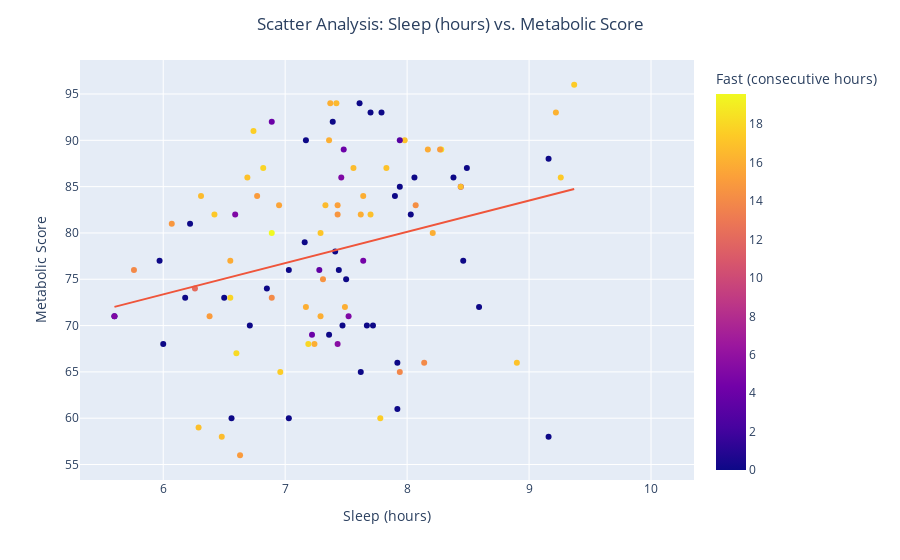

This figure's notebook cell:
### Code cell
fig = pt.plotly_scatter(dataset=all_data, 
                        x_selection="Sleep (hours)",
                        y_selection="Metabolic Score",
                        color_selection="Fast (consecutive hours)",
                        hover=[all_data.index]
                       )
fig.show()

### Figure 1 — Plotly figure (JSON) as saved in the notebook; plotly's stock layout.template omitted (floating-point values rounded to 4 significant figures)
{"data": [{"customdata": [[0], [1], [2], [3], [4], [5], [6], [7], [8], [9], [10], [11], [12], [13], [14], [15], [16], [17], [18], [19], [20], [21], [22], [23], [24], [25], [26], [27], [28], [29], [30], [31], [32], [33], [34], [35], [36], [37], [38], [39], [40], [41], [42], [43], [44], [45], [46], [47], [48], [49], [50], [51], [52], [53], [54], [55], [56], [57], [58], [59], [60], [61], [62], [63], [64], [65], [66], [67], [68], [69], [70], [71], [72], [73], [74], [75], [76], [77], [78], [79], [80], [81], [82], [83], [84], [85], [86], [87], [88], [89], [90], [91], [92], [93], [94], [95], [96], [97], [98], [99], [100], [101], [102], [103], [104], [105], [106], [107], [108], [109], [110], [111], [112], [113], [114], [115], [116], [117], [118], [119], [120], [121], [122], [123], [124], [125]], "hovertemplate": "Sleep (hours)=%{x}<br>Metabolic Score=%{y}<br>index=%{customdata[0]}<br>Fast (consecutive hours)=%{marker.color}<extra></extra>", "legendgroup": "", "marker": {"color": [17.5, 16.68, 0, 3.5, 13.97, 17.5, 14, 16, 0, 0, 5, 14, 0, 5.5, 18, 0, 0, 4.5, 16, 17, 4, 15.25, 14.75, 0, 0, 0, 0, 0, 0, 0, 0, 0, 0, 0, 0, 0, 0, 0, 0, 0, 0, 0, 0, 0, 0, 0, 0, 0, 0, 0, 0, 0, 0, 0, 0, 0, 0, 0, 0, 0, 0, 0, 5, 16.83, 15, 16, 17.85, 16, 17.15, 15.85, 19.57, 12.13, 13.85, 5, 18.5, 14.6, 16, 18.15, 15.02, 16.9, 17.57, 16.67, 15.47, 16, 16.05, 17.87, 17.27, 16.93, 5, 16.63, 16.93, 15.02, 0, 0, 6, 16, 16.75, 14.68, 0, 0, 0, 0, 4, 14.33, 0, 0, 0, 4, 15.82, 15.1, 16.02, 17, 15.25, 13, 0, 4.5, 16.53, 17.33, 16.63, 0, 0, 0, 0, 3, 17.43, 16.17], "coloraxis": "coloraxis", "symbol": "circle"}, "mode": "markers", "name": "", "orientation": "v", "showlegend": false, "type": "scatter", "x": [7.78, 6.48, 6, 7.28, 5.76, 6.96, 6.89, 8.21, 7.41, 8.59, 6.59, 8.14, 7.36, 7.43, 7.19, 6.5, 7.92, 7.64, 7.24, 8.9, 7.22, 7.43, 6.07, 7.92, 7.44, 5.97, 5.6, 6.85, 7.93, 8.03, 7.78, 8.57, 8.65, 8.19, 8.77, 7.3, 7.09, 8.71, 7.89, 7.8, 8.59, 7.71, 7.81, 7.33, 6.67, 5.78, 9.34, 7.15, 7.96, 7.03, 7.62, 7.16, 6.56, 9.16, 8.03, 7.72, 8.46, 7.03, 7.47, 6.18, 6.71, 7.67, 7.52, 6.29, 6.63, 7.62, 6.55, 7.29, 7.29, 6.55, 6.89, 6.26, 7.94, 5.6, 8.28, 7.31, 7.49, 6.6, 6.77, 7.7, 6.74, 7.56, 6.95, 7.64, 7.37, 6.82, 6.42, 7.98, 7.46, 7.33, 6.69, 6.38, 8.06, 7.7, 8.44, 7.17, 8.44, 7.43, 7.9, 9.16, 8.49, 7.79, 7.48, 8.07, 6.22, 7.5, 8.38, 6.89, 8.17, 8.27, 7.36, 7.83, 6.77, 7.07, 5.65, 10.07, 7.42, 9.26, 6.31, 7.94, 7.17, 7.39, 7.61, 7.94, 9.37, 9.22], "xaxis": "x", "y": [60, 58, 68, 76, 76, 65, 73, 80, 78, 72, 82, 66, 69, 68, 68, 73, 61, 77, 68, 66, 69, 83, 81, 66, 76, 77, 71, 74, null, null, null, null, null, null, null, null, null, null, null, null, null, null, null, null, null, null, null, null, null, 76, 65, 79, 60, 58, 82, 70, 77, 60, 70, 73, 70, 70, 71, 59, 56, 82, 73, 71, 80, 77, 80, 74, 65, 71, 89, 75, 72, 67, 84, 82, 91, 87, 83, 84, 94, 87, 82, 90, 86, 83, 86, 71, 86, 93, 85, 72, 85, 82, 84, 88, 87, 93, 89, 83, 81, 75, 86, 92, 89, 89, 90, 87, null, null, null, null, 94, 86, 84, 85, 90, 92, 94, 90, 96, 93], "yaxis": "y"}, {"hovertemplate": "<b>OLS trendline</b><br>Metabolic Score = 3.37768 * Sleep (hours) + 53.1059<br>R<sup>2</sup>=0.076968<br><br>Sleep (hours)=%{x}<br>Metabolic Score=%{y} <b>(trend)</b><extra></extra>", "legendgroup": "", "marker": {"symbol": "circle"}, "mode": "lines", "name": "", "showlegend": false, "type": "scatter", "x": [5.6, 5.6, 5.76, 5.97, 6, 6.07, 6.18, 6.22, 6.26, 6.29, 6.31, 6.38, 6.42, 6.48, 6.5, 6.55, 6.55, 6.56, 6.59, 6.6, 6.63, 6.69, 6.71, 6.74, 6.77, 6.82, 6.85, 6.89, 6.89, 6.89, 6.95, 6.96, 7.03, 7.03, 7.16, 7.17, 7.17, 7.19, 7.22, 7.24, 7.28, 7.29, 7.29, 7.31, 7.33, 7.36, 7.36, 7.37, 7.39, 7.41, 7.42, 7.43, 7.43, 7.43, 7.44, 7.46, 7.47, 7.48, 7.49, 7.5, 7.52, 7.56, 7.61, 7.62, 7.62, 7.64, 7.64, 7.67, 7.7, 7.7, 7.72, 7.78, 7.79, 7.83, 7.9, 7.92, 7.92, 7.94, 7.94, 7.94, 7.98, 8.03, 8.06, 8.07, 8.14, 8.17, 8.21, 8.27, 8.28, 8.38, 8.44, 8.44, 8.46, 8.49, 8.59, 8.9, 9.16, 9.16, 9.22, 9.26, 9.37], "xaxis": "x", "y": [72.02, 72.02, 72.56, 73.27, 73.37, 73.61, 73.98, 74.12, 74.25, 74.35, 74.42, 74.66, 74.79, 74.99, 75.06, 75.23, 75.23, 75.26, 75.36, 75.4, 75.5, 75.7, 75.77, 75.87, 75.97, 76.14, 76.24, 76.38, 76.38, 76.38, 76.58, 76.61, 76.85, 76.85, 77.29, 77.32, 77.32, 77.39, 77.49, 77.56, 77.7, 77.73, 77.73, 77.8, 77.86, 77.97, 77.97, 78.0, 78.07, 78.13, 78.17, 78.2, 78.2, 78.2, 78.24, 78.3, 78.34, 78.37, 78.4, 78.44, 78.51, 78.64, 78.81, 78.84, 78.84, 78.91, 78.91, 79.01, 79.11, 79.11, 79.18, 79.38, 79.42, 79.55, 79.79, 79.86, 79.86, 79.92, 79.92, 79.92, 80.06, 80.23, 80.33, 80.36, 80.6, 80.7, 80.84, 81.04, 81.07, 81.41, 81.61, 81.61, 81.68, 81.78, 82.12, 83.17, 84.05, 84.05, 84.25, 84.38, 84.75], "yaxis": "y"}], "layout": {"autosize": true, "coloraxis": {"colorbar": {"title": {"text": "Fast (consecutive hours)"}}, "colorscale": [[0, "#0d0887"], [0.1111, "#46039f"], [0.2222, "#7201a8"], [0.3333, "#9c179e"], [0.4444, "#bd3786"], [0.5556, "#d8576b"], [0.6667, "#ed7953"], [0.7778, "#fb9f3a"], [0.8889, "#fdca26"], [1, "#f0f921"]]}, "legend": {"tracegroupgap": 0}, "margin": {"t": 60}, "title": {"text": "Scatter Analysis: Sleep (hours) vs. Metabolic Score", "x": 0.5}, "xaxis": {"anchor": "y", "autorange": true, "domain": [0, 1], "range": [5.329, 10.34], "title": {"text": "Sleep (hours)"}, "type": "linear"}, "yaxis": {"anchor": "x", "autorange": true, "domain": [0, 1], "range": [53.16, 98.84], "title": {"text": "Metabolic Score"}, "type": "linear"}}}
